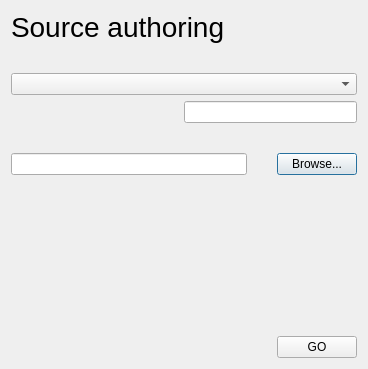
<?xml version="1.0" encoding="UTF-8"?>
<ui version="4.0">
 <class>Dialog</class>
 <widget class="QDialog" name="Dialog">
  <property name="geometry">
   <rect>
    <x>0</x>
    <y>0</y>
    <width>368</width>
    <height>369</height>
   </rect>
  </property>
  <property name="windowTitle">
   <string>Dialog</string>
  </property>
  <layout class="QVBoxLayout" name="verticalLayout_3">
   <property name="spacing">
    <number>30</number>
   </property>
   <item>
    <widget class="QLabel" name="label">
     <property name="font">
      <font>
       <pointsize>21</pointsize>
      </font>
     </property>
     <property name="text">
      <string>Source authoring</string>
     </property>
    </widget>
   </item>
   <item>
    <layout class="QVBoxLayout" name="verticalLayout_2">
     <property name="spacing">
      <number>6</number>
     </property>
     <item>
      <widget class="QComboBox" name="select_key">
       <property name="currentText">
        <string/>
       </property>
      </widget>
     </item>
     <item>
      <layout class="QHBoxLayout" name="horizontalLayout">
       <item>
        <spacer name="horizontalSpacer">
         <property name="orientation">
          <enum>Qt::Horizontal</enum>
         </property>
         <property name="sizeHint" stdset="0">
          <size>
           <width>40</width>
           <height>20</height>
          </size>
         </property>
        </spacer>
       </item>
       <item>
        <widget class="QLineEdit" name="password"/>
       </item>
      </layout>
     </item>
    </layout>
   </item>
   <item>
    <layout class="QHBoxLayout" name="horizontalLayout_2">
     <item>
      <widget class="QLineEdit" name="output_path"/>
     </item>
     <item>
      <widget class="QPushButton" name="btn_browse">
       <property name="text">
        <string>Browse...</string>
       </property>
      </widget>
     </item>
    </layout>
   </item>
   <item>
    <spacer name="verticalSpacer">
     <property name="orientation">
      <enum>Qt::Vertical</enum>
     </property>
     <property name="sizeHint" stdset="0">
      <size>
       <width>20</width>
       <height>40</height>
      </size>
     </property>
    </spacer>
   </item>
   <item>
    <layout class="QHBoxLayout" name="horizontalLayout_3">
     <item>
      <spacer name="horizontalSpacer_2">
       <property name="orientation">
        <enum>Qt::Horizontal</enum>
       </property>
       <property name="sizeHint" stdset="0">
        <size>
         <width>40</width>
         <height>20</height>
        </size>
       </property>
      </spacer>
     </item>
     <item>
      <widget class="QPushButton" name="btn_go">
       <property name="text">
        <string>GO</string>
       </property>
      </widget>
     </item>
    </layout>
   </item>
  </layout>
 </widget>
 <resources/>
 <connections/>
</ui>
